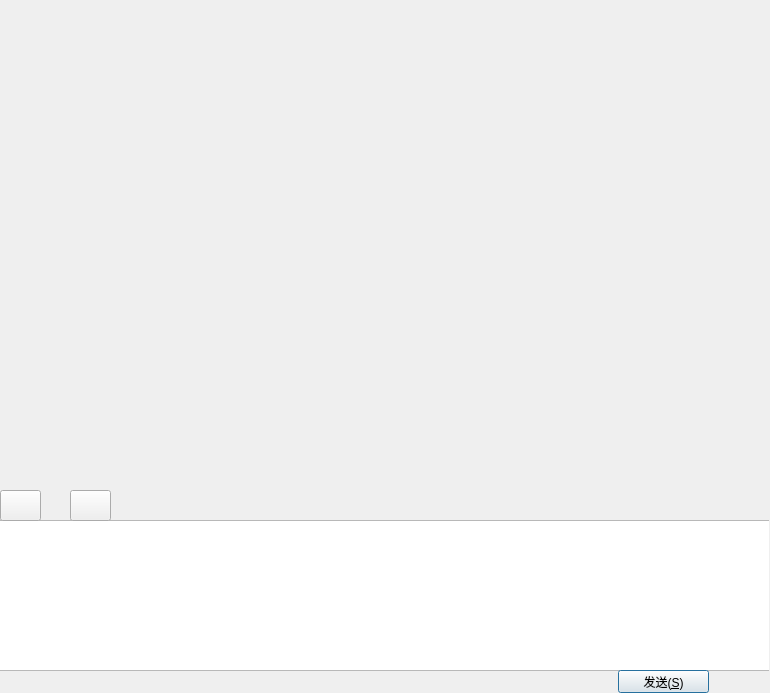
<?xml version="1.0" encoding="UTF-8"?>
<ui version="4.0">
 <class>Dialog</class>
 <widget class="QDialog" name="Dialog">
  <property name="geometry">
   <rect>
    <x>0</x>
    <y>0</y>
    <width>770</width>
    <height>693</height>
   </rect>
  </property>
  <property name="sizePolicy">
   <sizepolicy hsizetype="Expanding" vsizetype="Preferred">
    <horstretch>0</horstretch>
    <verstretch>0</verstretch>
   </sizepolicy>
  </property>
  <property name="windowTitle">
   <string>Dialog</string>
  </property>
  <widget class="BubbleList" name="widget_bubble_show" native="true">
   <property name="geometry">
    <rect>
     <x>0</x>
     <y>20</y>
     <width>771</width>
     <height>471</height>
    </rect>
   </property>
   <property name="sizePolicy">
    <sizepolicy hsizetype="Expanding" vsizetype="Expanding">
     <horstretch>0</horstretch>
     <verstretch>0</verstretch>
    </sizepolicy>
   </property>
   <property name="minimumSize">
    <size>
     <width>0</width>
     <height>0</height>
    </size>
   </property>
   <property name="mouseTracking">
    <bool>true</bool>
   </property>
  </widget>
  <widget class="QWidget" name="widgetMsg" native="true">
   <property name="geometry">
    <rect>
     <x>-2</x>
     <y>520</y>
     <width>771</width>
     <height>181</height>
    </rect>
   </property>
   <property name="sizePolicy">
    <sizepolicy hsizetype="Expanding" vsizetype="Fixed">
     <horstretch>0</horstretch>
     <verstretch>0</verstretch>
    </sizepolicy>
   </property>
   <property name="minimumSize">
    <size>
     <width>709</width>
     <height>181</height>
    </size>
   </property>
   <widget class="QTextEdit" name="tedit_send_msg">
    <property name="geometry">
     <rect>
      <x>0</x>
      <y>0</y>
      <width>781</width>
      <height>151</height>
     </rect>
    </property>
    <property name="sizePolicy">
     <sizepolicy hsizetype="Expanding" vsizetype="Expanding">
      <horstretch>0</horstretch>
      <verstretch>0</verstretch>
     </sizepolicy>
    </property>
   </widget>
   <widget class="QPushButton" name="btn_sendmsg">
    <property name="geometry">
     <rect>
      <x>620</x>
      <y>150</y>
      <width>91</width>
      <height>23</height>
     </rect>
    </property>
    <property name="text">
     <string>发送(&amp;S)</string>
    </property>
   </widget>
  </widget>
  <widget class="QToolButton" name="toolButton">
   <property name="geometry">
    <rect>
     <x>0</x>
     <y>490</y>
     <width>41</width>
     <height>31</height>
    </rect>
   </property>
   <property name="text">
    <string/>
   </property>
  </widget>
  <widget class="QToolButton" name="toolButton_2">
   <property name="geometry">
    <rect>
     <x>70</x>
     <y>490</y>
     <width>41</width>
     <height>31</height>
    </rect>
   </property>
   <property name="text">
    <string/>
   </property>
  </widget>
 </widget>
 <customwidgets>
  <customwidget>
   <class>BubbleList</class>
   <extends>QWidget</extends>
   <header>chatbubble.h</header>
   <container>1</container>
  </customwidget>
 </customwidgets>
 <resources/>
 <connections/>
</ui>
